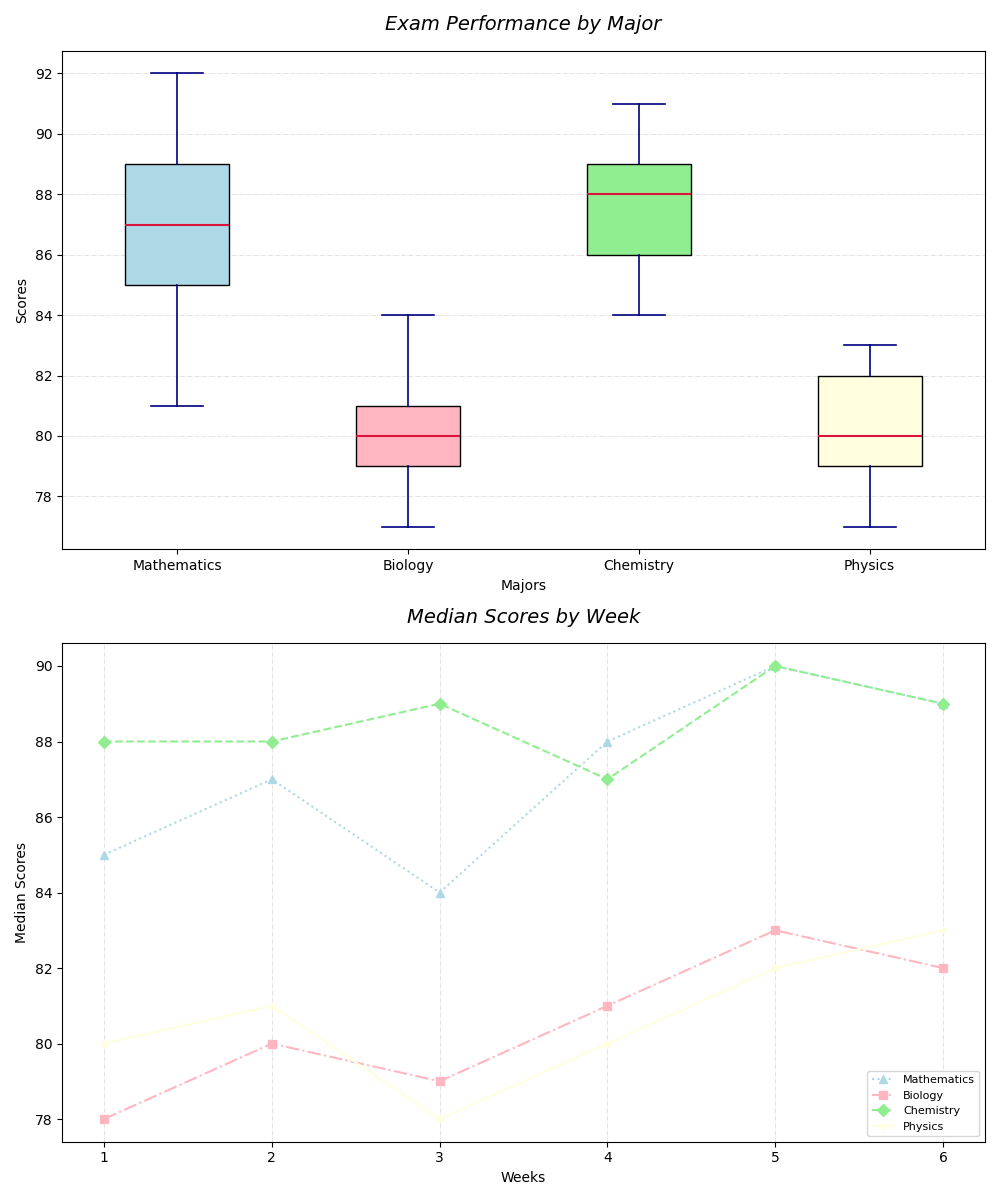

This figure's Python source:
import matplotlib.pyplot as plt
import numpy as np

scores_data = {
    'Mathematics': [85, 88, 83, 90, 89, 86, 84, 92, 81, 87, 85, 89, 88, 84, 85, 90, 87],
    'Biology': [78, 80, 79, 82, 81, 78, 84, 79, 77, 81, 80, 83, 78, 82, 80, 79, 81],
    'Chemistry': [88, 89, 90, 86, 87, 91, 88, 85, 84, 87, 91, 86, 90, 88, 84, 89, 86],
    'Physics': [80, 83, 78, 81, 82, 80, 79, 81, 77, 80, 83, 79, 81, 82, 78, 80, 83]
}

scores = list(scores_data.values())
majors = list(scores_data.keys())

fig, axs = plt.subplots(2, 1, figsize=(10, 12))

box = axs[0].boxplot(scores, notch=False, vert=True, patch_artist=True, labels=majors)
colors = ['lightblue', 'lightpink', 'lightgreen', 'lightyellow']
for patch, color in zip(box['boxes'], colors):
    patch.set_facecolor(color)

axs[0].set_title('Exam Performance by Major', fontsize=14, fontweight='light', style='italic', pad=15)
axs[0].set_xlabel('Majors', fontsize=10)
axs[0].set_ylabel('Scores', fontsize=10)
axs[0].grid(axis='y', linestyle='-.', linewidth=0.5, alpha=0.5)

for whisker in box['whiskers']:
    whisker.set(color='navy', linewidth=1.2)
for cap in box['caps']:
    cap.set(color='navy', linewidth=1.2)
for median in box['medians']:
    median.set(color='crimson', linewidth=1.5)

weeks = np.array([1, 2, 3, 4, 5, 6])

median_scores_over_weeks = [
    [85, 87, 84, 88, 90, 89], 
    [78, 80, 79, 81, 83, 82],
    [88, 88, 89, 87, 90, 89], 
    [80, 81, 78, 80, 82, 83]
]

marker_styles = ['^', 's', 'D', '*']
line_styles = [':', '-.', '--', '-']

for major, median_score, color, marker, linestyle in zip(majors, median_scores_over_weeks, colors, marker_styles, line_styles):
    axs[1].plot(weeks, median_score, marker=marker, linestyle=linestyle, color=color, label=major)

axs[1].set_title('Median Scores by Week', fontsize=14, fontweight='light', style='italic', pad=15)
axs[1].set_xlabel('Weeks', fontsize=10)
axs[1].set_ylabel('Median Scores', fontsize=10)
axs[1].legend(loc='lower right', fontsize=8)
axs[1].grid(axis='x', linestyle='-.', linewidth=0.5, alpha=0.5)

plt.tight_layout()
plt.show()
